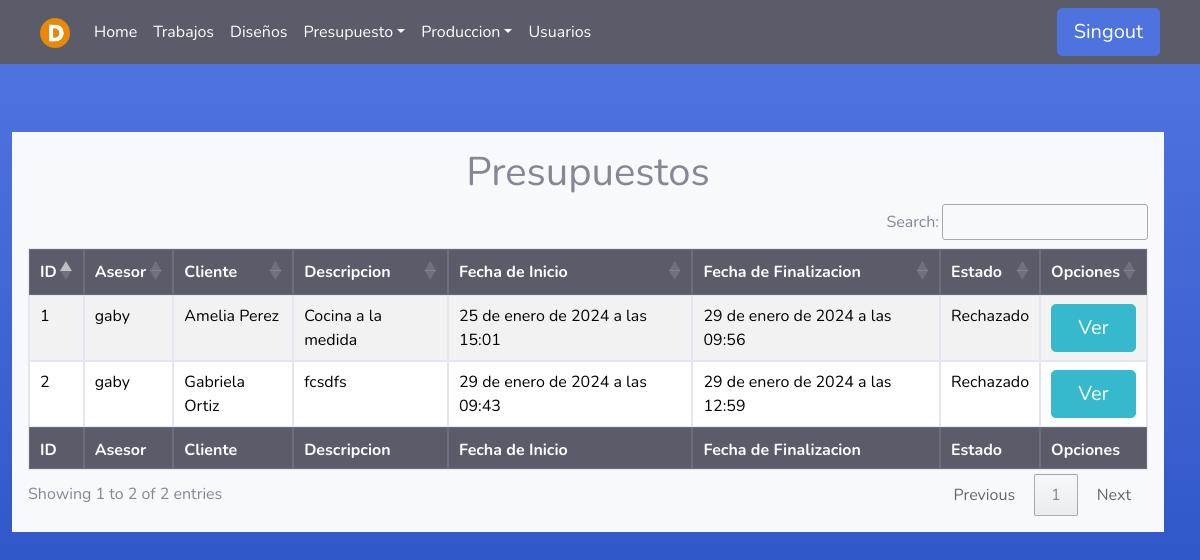
Screenshot of /Presupuesto/Finalizados/ (signed in) with the database file from the repository.
### Asesores/models.py (models this page shows)
class Presupuesto(models.Model):
    asesor = models.ForeignKey(User, on_delete=models.PROTECT, null=False, blank=False)
    fecha_inicio = models.DateTimeField(null=False, auto_now_add=True, blank=False)
    cliente = models.CharField(max_length=100, null=False, blank=False)
    descripcion = models.TextField(null=False, blank=False)
    estado=models.TextField(null=True, blank=True)
    fecha_fin = models.DateTimeField(null=True, blank=True)

### Asesores/views.py (the view)
# urls.py: path('Presupuesto/Finalizados/', asesor_views.listadoPF , name='PresupuestoFin'),
def listadoPF(request):
    user = request.user
    if user.groups.filter(name='Asesor').exists():
        pres = Presupuesto.objects.filter(fecha_fin__isnull=False, asesor=user)
        return render(request, 'Asesor/listado_presupuesto_fin.html', {'pres': pres})
    elif (user.groups.filter(name='Administrador').exists() or user.is_superuser):
        pres = Presupuesto.objects.filter(fecha_fin__isnull=False)
        return render(request, 'Asesor/listado_presupuesto_fin.html', {'pres': pres})
    else:
        error = "No tienes permiso para acceder a esta página."
        return render(request, '404.html', {'error': error})

### Templates/Asesor/listado_presupuesto_fin.html
{% extends 'tables.html' %}
{% block botones%}
<div class="text-center">
    <h1>Presupuestos</h1>
</div>
{% endblock %}
{% load static %}
{% block head %}
<th>ID</th>
{% if user.is_superuser or  user.groups.all.0.name == "Administrador" %}
<th>Asesor</th>
{% endif %}
<th>Cliente</th>
<th>Descripcion</th>
<th>Fecha de Inicio</th>
<th>Fecha de Finalizacion</th>
<th>Estado</th>
<th>Opciones</th>
{% endblock %}
{% block tbody %}
{% for p in pres %}
<tr>
    <td>{{ p.id }}</td>
    {% if user.is_superuser or  user.groups.all.0.name == "Administrador" %}
        <td>{{ p.asesor }}</td>
    {% endif %}
    <td>{{ p.cliente }}</td>
    <td>{{ p.descripcion }}</td>
    <td>{{ p.fecha_inicio }}</td>
    <td>{{ p.fecha_fin }}</td>
    <td>{{ p.estado }}</td>
    <td>
        <div>
            <a class="btn btn btn-info btn-lg btn-block" href="#">Ver</a>
        </div>
    </td>
</tr>
{% endfor %}
 {% endblock %}
 {% block footer %}
 <th>ID</th>
 {% if user.is_superuser or  user.groups.all.0.name == "Administrador" %}
<th>Asesor</th>
{% endif %}
 <th>Cliente</th>
 <th>Descripcion</th>
 <th>Fecha de Inicio</th>
 <th>Fecha de Finalizacion</th>
 <th>Estado</th>
 <th>Opciones</th>
 {% endblock %}

### static/css/navbars.css (style rules this page uses)
body { padding-bottom: 20px; }

### rows the page displays
Presupuesto: id "1", asesor "gaby", cliente "Amelia Perez", descripcion "Cocina a la medida", fecha_inicio "25 de enero de 2024 a las 15:01", fecha_fin "29 de enero de 2024 a las 09:56", estado "Rechazado"
Presupuesto: id "2", asesor "gaby", cliente "Gabriela Ortiz", descripcion "fcsdfs", fecha_inicio "29 de enero de 2024 a las 09:43", fecha_fin "29 de enero de 2024 a las 12:59", estado "Rechazado"
